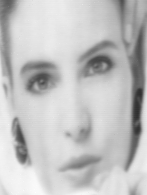
#> input picture binarisation/coco.bmp, 147 x 195 px
$ python main.py
#> lines starting #> are read from the running program, lines starting #| are printed output that depends on the picture; after the words box and inside, x2 and y2 are one past the last pixel; in counts of white or black regions, pixels touching at a corner belong together
### binarisation/functionlib.py
# functionlib : librairie (module) perso de fonctions de traitement d'image

from PIL import Image  # librairie image PIL/Pillow (install par shell cmd : py -m pip install Pillow) (ou : python -m pip install Pillow)
import PIL.ImageOps  # librairie image PIL/Pillow

from numpy import *  # librairie numpy de tableaux (install par shell cmd : py -m pip install numpy)
import numpy as np  # librairie numpy de tableaux (install par shell cmd : py -m pip install numpy)

from math import *  # librairie maths

from scipy import signal  # librairie scipy de signal (install par shell cmd : py -m pip install scipy)
from scipy import misc
import matplotlib.pyplot as plt  # librairie matplotlib de maths (install par shell cmd : py -m pip install matplotlib)

# ---------------------------------------------------------------------------- #
def stack(I,J):  # fonction empilement de 2 images I et J (horizontal) -> image K
    NxI = I.size[0]  # Nx = cols, Ny = rows
    NyI = I.size[1]  # Nx = cols, Ny = rows
    NxJ = J.size[0]  # Nx = cols, Ny = rows
    NyJ = J.size[1]  # Nx = cols, Ny = rows
    NxK = NxI + NxJ  # Nx = cols, Ny = rows
    NyK = NyI  # Nx = cols, Ny = rows
    K = Image.new(I.mode,(NxK,NyK))  # PIL : reservation memoire image stack
    for y in range(NyK):  # range de 0 a NyK-1
        for x in range(NxI):  # range de 0 a NxI-1
            K.putpixel((x,y),I.getpixel((x,y)))  # PIL : ecriture du niveau de gris du pixel de coordonnees x,y
        for x in range(NxI,NxK):  # range de NxI a NxK-1
            K.putpixel((x,y),J.getpixel((x-NxI,y)))  # PIL : ecriture du niveau de gris du pixel de coordonnees x,y
    return K
# ---------------------------------------------------------------------------- #

# ---------------------------------------------------------------------------- #
def conversionimagetableau(I):  # fonction de conversion d'image PIL en tableau 2D numpy
    Itab = np.array(I)  # conversion image I en tableau numpy Itab ; pour info : I = Image.fromarray(Itab)  # conversion tableau numpy Itab en image I
    # print("Itab[y=0][x=0]=",Itab[0][0],"Itab[y=0][x=1]=",Itab[0][1],"Itab[y=1][x=0]=",Itab[1][0],"Itab[y=1][x=1]=",Itab[1][1])
    # print("Itab=",Itab)
    return Itab
# ---------------------------------------------------------------------------- #

# ---------------------------------------------------------------------------- #
def conversiontableauimage(Itab):  # fonction de conversion d'un tableau 2D numpy en image PIL
    size = np.shape(Itab)  # tuple size (Ny Nx)
    Nx = size[1]  # Nx = cols, Ny = rows
    Ny = size[0]  # Nx = cols, Ny = rows
    mode = 'L'  # mode image 256 niveaux de gris (8 bits par pixel)
    Sizetuple = (Nx,Ny)  # ecriture de size renverse en tuple (Nx Ny)
    # print('size=',size,'Sizetuple=',Sizetuple,'Nx=',Nx,'Ny=',Ny)
    I = Image.new(mode,Sizetuple)  # PIL : reservation memoire image traitee avec la meme taille que l'image initiale
    for y in range(Ny):  #  range de 0 a Ny-1
        for x in range(Nx):  # range de 0 a Nx-1
            s =int(Itab[y][x])
            I.putpixel((x,y),s)  # PIL : putpixel requiert un param scalaire s (putpixel n'accepte pas un element de tableau Jtab[y][x])
    return I
# ---------------------------------------------------------------------------- #

# ---------------------------------------------------------------------------- #
def binarisation(Itab, seuil):  # fonction binarisation
    size = np.shape(Itab)  # tuple size (Ny Nx)
    Nx = size[1]  # Nx = cols, Ny = rows
    Ny = size[0]  # Nx = cols, Ny = rows
    Jtab = np.zeros((Ny,Nx))  # tableau 2D de zeros de la meme taille que Itab
    for y in range(Ny):  # range de 0 a Ny-1
        for x in range(Nx):  # range de 0 a Nx-1
            if Itab[y][x] < seuil :
                Jtab[y][x] = 0
            else :
                Jtab[y][x] = 255
    return Jtab
# ---------------------------------------------------------------------------- #

### binarisation/main.py
# main : programme principal utilisant librairies image publiques & perso

from PIL import Image  # librairie image PIL/Pillow (install par shell cmd : py -m pip install Pillow) (ou : python -m pip install Pillow)
import PIL.ImageOps  # librairie image PIL/Pillow

from numpy import *  # librairie numpy de tableaux (install par shell cmd : py -m pip install numpy)
import numpy as np  # librairie numpy de tableaux (install par shell cmd : py -m pip install numpy)

from math import *  # librairie maths

from scipy import signal  # librairie scipy de signal (install par shell cmd : py -m pip install scipy)
from scipy import misc
import matplotlib.pyplot as plt  # librairie matplotlib de maths (install par shell cmd : py -m pip install matplotlib)

from functionlib import *  # module perso fonctions functionlib.py dans le meme repertoire

""" partie a mettre en commentaire """

# ---------------------------------------------------------------------------- #
# binarisation d'image 256 niveaux de gris (8 bits par pixel) par fonction perso de functionlib.py
file = "coco.bmp"  # image 256 niveaux de gris (8 bits par pixel)
I = Image.open(file)  # PIL : ouverture fichier image dans le meme repertoire
#> I is the input picture: PIL image 147x195 L; min 46, max 254, mean 193.2
# Nx,Ny = I.size  # Nx = cols, Ny = rows
Itab = conversionimagetableau(I)  # tableau 2D Itab à partir de l'image I d'entrée
seuil = 150
Jtab = binarisation(Itab, seuil)  # fonction perso de functionlib.py : binarisation d'image 256 niveaux gris (8 bits par pixel)
#> after the loop in binarisation, `for y in range(Ny):`:
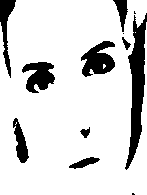
#> Jtab: shape (195, 147) float64; 84.7% white; 12 black regions (3 under 20 px), largest, box (x1, y1, x2, y2) and area: (125, 13, 147, 170) 1591, (81, 41, 115, 77) 750, (22, 62, 55, 93) 651
J = conversiontableauimage(Jtab)  # image J de sortie à partir du tableau 2D Jtab
#> in conversiontableauimage, `I = Image.new(mode,Sizetuple)  # PIL : reservation memoire image trait..`: I: PIL image 147x195 L; every value is 0
K = stack(I,J)  # fonction perso de functionlib.py : empilement de 2 images
#> in stack, `K = Image.new(I.mode,(NxK,NyK))`: K: PIL image 294x195 L; every value is 0
#> after the loop in stack, `for y in range(NyK):`:
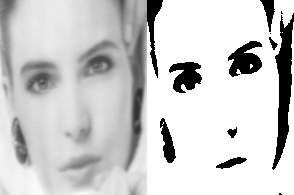
#> K: PIL image 294x195 L; min 0, max 255, mean 204.6
# I.show()  # PIL : affichage image initiale (a traiter)
# J.show()  # PIL : affichage image traitee
K.show()  # PIL : affichage images initiale/traitee empilees
J.save('binar.jpg')  # PIL : enregistrement image traitee
K.save('coco+binar.jpg')  # PIL : enregistrement images initiale/traitee empilees
I.close()  # PIL : fermeture de l'image initiale
J.close()  # PIL : fermeture de l'image traitee
K.close()  # PIL : fermeture images initiale/traitee empilees
# ---------------------------------------------------------------------------- #
